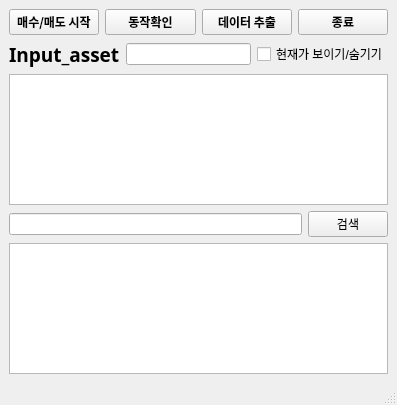
<?xml version="1.0" encoding="UTF-8"?>
<ui version="4.0">
 <class>MainWindow</class>
 <widget class="QMainWindow" name="MainWindow">
  <property name="geometry">
   <rect>
    <x>0</x>
    <y>0</y>
    <width>397</width>
    <height>405</height>
   </rect>
  </property>
  <property name="sizePolicy">
   <sizepolicy hsizetype="Expanding" vsizetype="Expanding">
    <horstretch>0</horstretch>
    <verstretch>0</verstretch>
   </sizepolicy>
  </property>
  <property name="minimumSize">
   <size>
    <width>284</width>
    <height>0</height>
   </size>
  </property>
  <property name="maximumSize">
   <size>
    <width>9999</width>
    <height>9999</height>
   </size>
  </property>
  <property name="windowTitle">
   <string>MainWindow</string>
  </property>
  <widget class="QWidget" name="centralwidget">
   <layout class="QGridLayout" name="gridLayout">
    <item row="0" column="0">
     <layout class="QVBoxLayout" name="verticalLayout_2">
      <item>
       <layout class="QHBoxLayout" name="horizontalLayout_3">
        <item>
         <widget class="QPushButton" name="run_strategy">
          <property name="font">
           <font>
            <family>원신한 Bold</family>
            <weight>75</weight>
            <bold>true</bold>
           </font>
          </property>
          <property name="text">
           <string>매수/매도 시작</string>
          </property>
          <property name="checkable">
           <bool>false</bool>
          </property>
         </widget>
        </item>
        <item>
         <widget class="QPushButton" name="reset_check">
          <property name="font">
           <font>
            <family>원신한 Bold</family>
            <weight>75</weight>
            <bold>true</bold>
           </font>
          </property>
          <property name="text">
           <string>동작확인</string>
          </property>
          <property name="checkable">
           <bool>false</bool>
          </property>
         </widget>
        </item>
        <item>
         <widget class="QPushButton" name="export_button">
          <property name="font">
           <font>
            <family>원신한 Bold</family>
            <weight>75</weight>
            <bold>true</bold>
           </font>
          </property>
          <property name="text">
           <string>데이터 추출</string>
          </property>
          <property name="checkable">
           <bool>false</bool>
          </property>
         </widget>
        </item>
        <item>
         <widget class="QPushButton" name="exit_button">
          <property name="font">
           <font>
            <family>원신한 Bold</family>
            <weight>75</weight>
            <bold>true</bold>
           </font>
          </property>
          <property name="text">
           <string>종료</string>
          </property>
         </widget>
        </item>
       </layout>
      </item>
      <item>
       <layout class="QHBoxLayout" name="horizontalLayout">
        <item>
         <widget class="QLabel" name="label_4">
          <property name="font">
           <font>
            <family>원신한 Bold</family>
            <pointsize>14</pointsize>
            <weight>75</weight>
            <bold>true</bold>
           </font>
          </property>
          <property name="lineWidth">
           <number>1</number>
          </property>
          <property name="text">
           <string>Input_asset</string>
          </property>
          <property name="scaledContents">
           <bool>true</bool>
          </property>
          <property name="alignment">
           <set>Qt::AlignLeading|Qt::AlignLeft|Qt::AlignVCenter</set>
          </property>
         </widget>
        </item>
        <item>
         <widget class="QLineEdit" name="input_asset"/>
        </item>
        <item>
         <widget class="QCheckBox" name="checkbox_show">
          <property name="text">
           <string>현재가 보이기/숨기기</string>
          </property>
         </widget>
        </item>
       </layout>
      </item>
      <item>
       <widget class="QTextBrowser" name="input_log">
        <property name="html">
         <string>&lt;!DOCTYPE HTML PUBLIC &quot;-//W3C//DTD HTML 4.0//EN&quot; &quot;http://www.w3.org/TR/REC-html40/strict.dtd&quot;&gt;
&lt;html&gt;&lt;head&gt;&lt;meta name=&quot;qrichtext&quot; content=&quot;1&quot; /&gt;&lt;style type=&quot;text/css&quot;&gt;
p, li { white-space: pre-wrap; }
&lt;/style&gt;&lt;/head&gt;&lt;body style=&quot; font-family:'Gulim'; font-size:9pt; font-weight:400; font-style:normal;&quot;&gt;
&lt;p style=&quot;-qt-paragraph-type:empty; margin-top:0px; margin-bottom:0px; margin-left:0px; margin-right:0px; -qt-block-indent:0; text-indent:0px;&quot;&gt;&lt;br /&gt;&lt;/p&gt;&lt;/body&gt;&lt;/html&gt;</string>
        </property>
       </widget>
      </item>
      <item>
       <layout class="QHBoxLayout" name="horizontalLayout_2">
        <item>
         <widget class="QLineEdit" name="search"/>
        </item>
        <item>
         <widget class="QPushButton" name="searchButton">
          <property name="text">
           <string>검색</string>
          </property>
         </widget>
        </item>
       </layout>
      </item>
     </layout>
    </item>
    <item row="1" column="0">
     <widget class="QTextBrowser" name="input_result">
      <property name="html">
       <string>&lt;!DOCTYPE HTML PUBLIC &quot;-//W3C//DTD HTML 4.0//EN&quot; &quot;http://www.w3.org/TR/REC-html40/strict.dtd&quot;&gt;
&lt;html&gt;&lt;head&gt;&lt;meta name=&quot;qrichtext&quot; content=&quot;1&quot; /&gt;&lt;style type=&quot;text/css&quot;&gt;
p, li { white-space: pre-wrap; }
&lt;/style&gt;&lt;/head&gt;&lt;body style=&quot; font-family:'Gulim'; font-size:9pt; font-weight:400; font-style:normal;&quot;&gt;
&lt;p style=&quot;-qt-paragraph-type:empty; margin-top:0px; margin-bottom:0px; margin-left:0px; margin-right:0px; -qt-block-indent:0; text-indent:0px;&quot;&gt;&lt;br /&gt;&lt;/p&gt;&lt;/body&gt;&lt;/html&gt;</string>
      </property>
     </widget>
    </item>
   </layout>
  </widget>
  <widget class="QMenuBar" name="menubar">
   <property name="geometry">
    <rect>
     <x>0</x>
     <y>0</y>
     <width>397</width>
     <height>21</height>
    </rect>
   </property>
  </widget>
  <widget class="QStatusBar" name="statusbar"/>
 </widget>
 <resources/>
 <connections/>
</ui>
